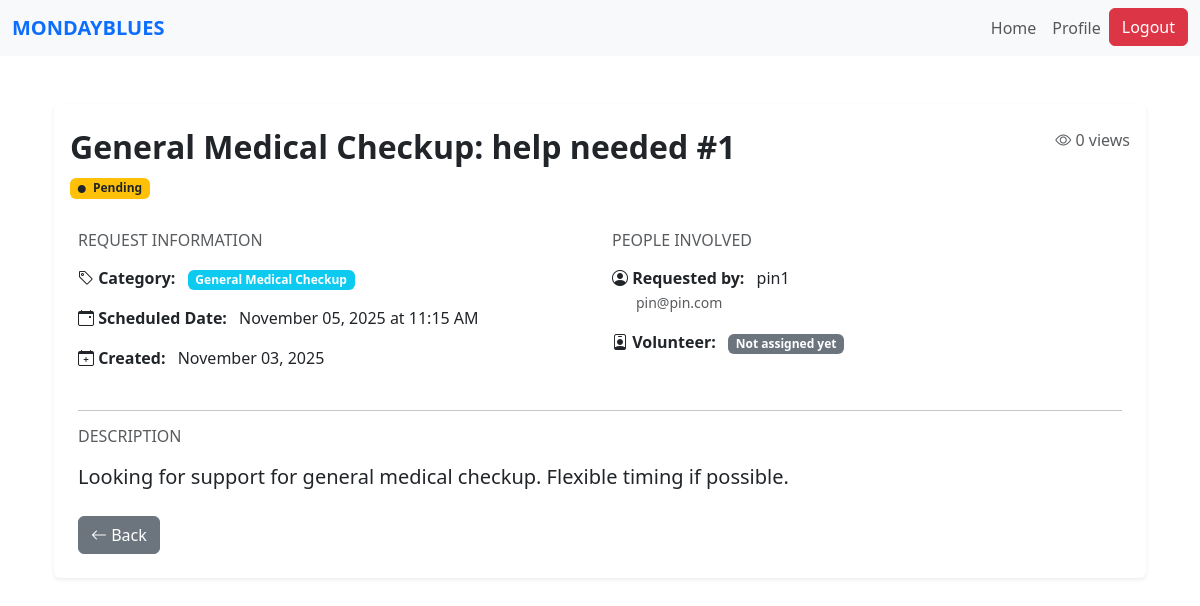
The app's page /request/1 (signed in), older data.
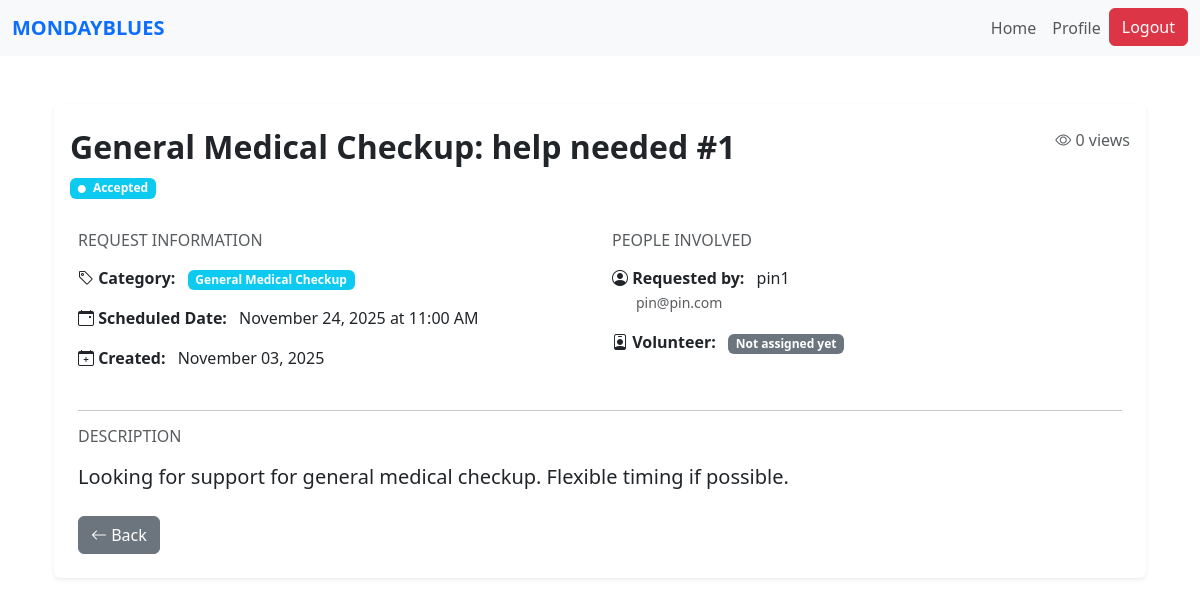
The same page, newer data.
### website/models.py (models this page shows)
class Request(db.Model):
    id = db.Column(db.Integer, primary_key=True)
    title = db.Column(db.String(150), nullable=False)
    description = db.Column(db.Text, nullable=False)
    category_id = db.Column(db.Integer, db.ForeignKey('category.id'), nullable=False)
    category = db.relationship('Category', backref='requests')
    status = db.Column(db.String(20), default='Pending')  # Pending, Accepted, Completed
    scheduled_datetime = db.Column(db.DateTime, nullable=False)
    view_count = db.Column(db.Integer, default=0)
    date_created = db.Column(db.DateTime, default=datetime.utcnow)
    user_id = db.Column(db.Integer, db.ForeignKey('user.id'), nullable=False)
    volunteer_id = db.Column(db.Integer, db.ForeignKey('volunteer.id'), nullable=True)
    csr_id = db.Column(db.Integer, db.ForeignKey("csr.user_id"), nullable=True)
    user = db.relationship('User', backref=db.backref('requests', lazy=True, cascade='all, delete-orphan'), lazy=True)
    volunteer = db.relationship('Volunteer', backref=db.backref('assigned_requests', lazy=True), lazy=True)

### website/views.py (the view)
@views.route('/request/<int:id>')
@login_required
def view_request(id):
    req = Request.query.get_or_404(id)
    if req.user_id != current_user.id:
        req.view_count += 1
        db.session.commit()
    owner = User.query.get(req.user_id)
    return render_template('view_req.html', req=req, owner=owner)

### website/templates/view_req.html (shortened to what this page needs)
{% extends "base.html" %}
{% block content %}
<div class="container my-5">
    <div class="card shadow-sm border-0">
        <div class="card-header bg-white border-0 pt-4">
            <div class="d-flex justify-content-between align-items-start">
                <div>
                    <h2 class="fw-bold mb-2">{{ req.title }}</h2>
                    <span class="badge
                        {% if req.status == 'Pending' %} bg-warning text-dark
                        {% elif req.status == 'Assigned' %} bg-primary
                        {% elif req.status == 'Accepted' %} bg-info
                        {% elif req.status == 'Completed' %} bg-success
                        {% else %} bg-secondary {% endif %}">
                        <i class="bi bi-circle-fill me-1" style="font-size: 0.5rem;"></i>
                        {{ req.status }}
                    </span>
                </div>
                <div class="text-end">
                    <p class="text-muted mb-0">
                        <i class="bi bi-eye"></i> {{ req.view_count }} views
                    </p>
                </div>
            </div>
        </div>
        <div class="card-body p-4">
            <div class="row mb-4">
                <div class="col-md-6">
                    <h6 class="text-muted text-uppercase mb-3">Request Information</h6>
                    <div class="mb-3">
                        <strong><i class="bi bi-tag"></i> Category:</strong>
                        <span class="badge bg-info ms-2">{{ req.category.name if req.category else req.category }}</span>
                    </div>
                    <div class="mb-3">
                        <strong><i class="bi bi-calendar-event"></i> Scheduled Date:</strong>
                        <span class="ms-2">{{ req.scheduled_datetime.strftime('%B %d, %Y at %I:%M %p') }}</span>
                    </div>
                    <div class="mb-3">
                        <strong><i class="bi bi-calendar-plus"></i> Created:</strong>
                        <span class="ms-2">{{ req.date_created.strftime('%B %d, %Y') }}</span>
                    </div>
                </div>
                <div class="col-md-6">
                    <h6 class="text-muted text-uppercase mb-3">People Involved</h6>
                    <div class="mb-3">
                        <strong><i class="bi bi-person-circle"></i> Requested by:</strong>
                        <span class="ms-2">{{ owner.name }}</span>
                        <br>
                        <small class="text-muted ms-4">{{ owner.email }}</small>
                    </div>
                    {% if req.volunteer %}
                    <div class="mb-3">
                        <strong><i class="bi bi-person-badge"></i> Assigned to:</strong>
                        <span class="ms-2">{{ req.volunteer.user.name }}</span>
                        <br>
                        <small class="text-muted ms-4">
                            {% if req.volunteer.category %}
                                Category: {{ req.volunteer.category.name }}
                            {% endif %}
                        </small>
                    </div>
                    {% else %}
                    <div class="mb-3">
                        <strong><i class="bi bi-person-badge"></i> Volunteer:</strong>
                        <span class="badge bg-secondary ms-2">Not assigned yet</span>
                    </div>
                    {% endif %}
                </div>
            </div>
            <hr>
            <div class="mb-4">
                <h6 class="text-muted text-uppercase mb-3">Description</h6>
                <p class="lead">{{ req.description }}</p>
            </div>
            <div class="d-flex justify-content-between mt-4">
                <a href="javascript:history.back()" class="btn btn-secondary">
                    <i class="bi bi-arrow-left"></i> Back
                </a>
                </div>
            </div>
        </div>
    </div>
</div>
<link rel="stylesheet" href="https://cdn.jsdelivr.net/npm/bootstrap-icons@1.10.0/font/bootstrap-icons.css">
{% endblock %}

Row changes from the older to the newer data that the page shows:
changed Request "General Medical Checkup: help needed #1": status "Pending" → "Accepted"; scheduled_datetime "November 05, 2025 at 11:15 AM" → "November 24, 2025 at 11:00 AM"
